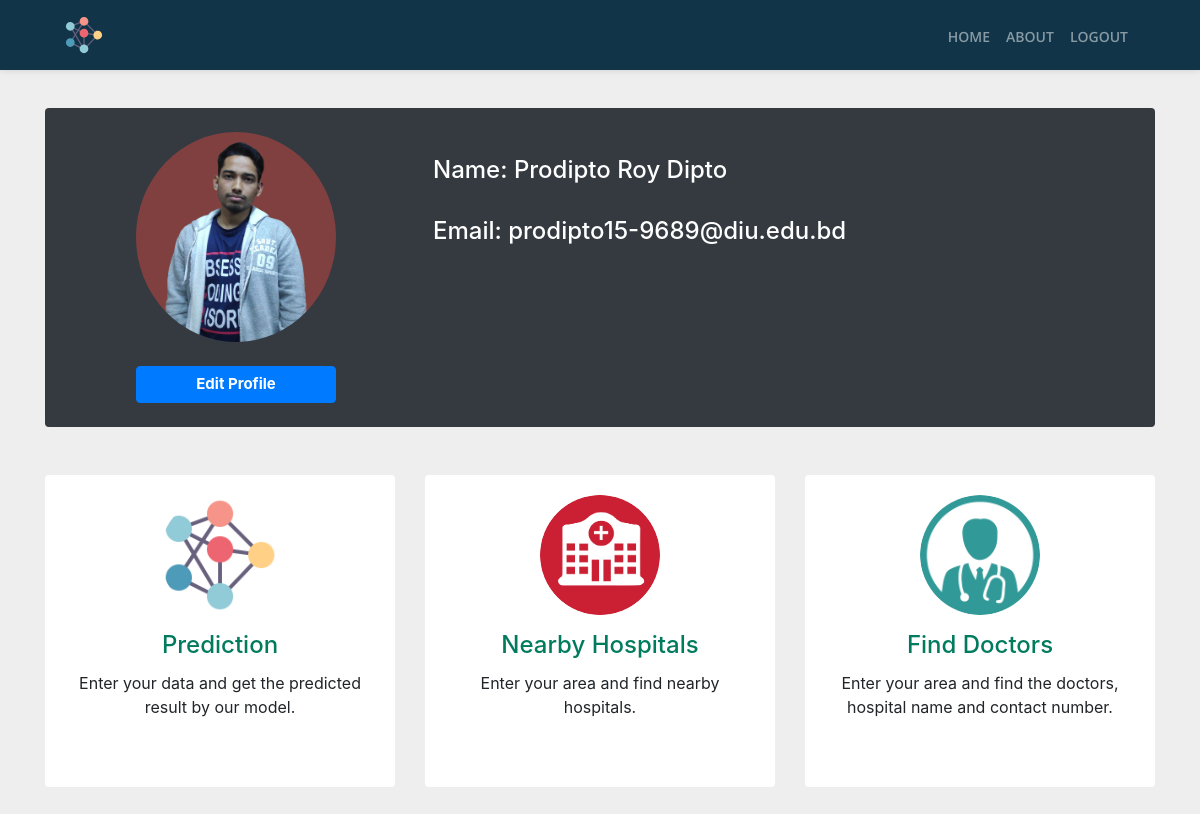
The page /templates/profile.php (signed in) on the database its author committed.
### tables this page shows
CREATE TABLE `users` (
  `name` varchar(200) NOT NULL,
  `email` varchar(200) NOT NULL,
  `password` varchar(200) NOT NULL,
  `image` varchar(200) NOT NULL
);

### templates/session.php (called while the page is built, shortened)
<?php
    include ("conn.php");
    $userprofile = $_SESSION['email'];
    $q = "SELECT * FROM users WHERE email='$userprofile'";
    $data = mysqli_query($conn,$q);
    $result = mysqli_fetch_assoc($data);

### templates/profile.php (the view, shortened to what this page needs)
<?php
include 'session.php';
?>
<!DOCTYPE html>
<html lang="en">
<head>
    <link rel="stylesheet" href="https://stackpath.bootstrapcdn.com/bootstrap/4.5.0/css/bootstrap.min.css">
    <link rel="stylesheet" href="profileStyle.css">
    <link href="../styles/css/fontawesome-all.css" rel="stylesheet">
    <link href="../styles/css/swiper.css" rel="stylesheet">
    <link href="../styles/css/magnific-popup.css" rel="stylesheet">
    <link href="../styles/css/bootstrap.css" rel="stylesheet">
    <link href="//maxcdn.bootstrapcdn.com/bootstrap/4.0.0/css/bootstrap.min.css" rel="stylesheet" id="bootstrap-css">
</head>
<body data-spy="scroll" data-target=".fixed-top" style="background-color: #17a2b8">
    <nav class="navbar navbar-expand-md navbar-dark navbar-custom fixed-top">
        <a class="navbar-brand logo-image ml-5" href="../index.php"><img src="logo.svg" style="width: 40px; height: 40px;" alt="alternative"></a>
        <div class="collapse navbar-collapse mr-5" id="navbarsExampleDefault">
            <ul class="navbar-nav ml-auto">
                <li class="nav-item">
                    <a class="nav-link page-scroll" href="../index.php">HOME <span class="sr-only">(current)</span></a>
                </li>
                <li class="nav-item">
                    <a class="nav-link page-scroll" href="#contact">ABOUT</a>
                </li>
                <li class="nav-item">
                    <a class="nav-link page-scroll" href="logout.php">LOGOUT</a>
                </li>
            </ul>
        </div>
    </nav>
    <?php
    $get_data = "SELECT * FROM users";
    $run_data = mysqli_query($conn, $get_data);
    while ($row = mysqli_fetch_array($run_data)) {
        $image = $row['image'];
    }
    ?>
    <section id="team" class="pb-5">
        <div class="container">
            <br><br>
            <div class="row">
                <div class="col-xs-12 col-sm-12 col-md-12 col-lg-12">
                    <div class="card p-4 bg-dark text-white">
                        <div class="row">
                            <div class="col-lg-4 text-center">
                                <img class="m-auto d-block img-fluid rounded-circle" src="userimages/<?php echo $image; ?>" alt="card image" style="width: 200px; height: 210px;">
                                <br>
                                <button class="submit btn btn-primary" type="button" data-toggle='modal' data-target='#myModal' style="width: 200px; font-size:15px;font-weight:bold;">Edit Profile</button>
                            </div>
                            <div class="col-lg-6">
                                <br>
                                <h4>Name: <?php echo $result['name'] ?></h4>
                                <br>
                                <h4>Email: <?php echo $result['email'] ?></h4>
                            </div>
                        </div>
                    </div>
                </div>
            </div>
            <br><br>
            <div class="row">
                <div class="col-xs-12 col-sm-6 col-md-6 col-lg-4">
                    <div class="image-flip">
                        <div class="mainflip flip-0">
                            <div class="frontside">
                                <div class="card">
                                    <div class="card-body text-center">
                                        <p><img class=" img-fluid" src="icons/neural.png"></p>
                                        <h4 class="card-title">Prediction</h4>
                                        <p class="card-text">Enter your data and get the predicted result by our model.</p>
                                    </div>
                                </div>
                            </div>
                            <div class="backside">
                                <div class="card">
                                    <div class="card-body text-center mt-4">
                                        <h4 class="card-title">Prediction</h4>
                                        <p class="card-text">Enter your data and get the predicted result by our model.</p>
                                        <button class="submit btn btn-primary" type="button" onclick="location.href='prediction.php'" style="width: 200px; font-size:15px;font-weight:bold;">Predict</button>
                                    </div>
                                </div>
                            </div>
                            <br>
                        </div>
                    </div>
                </div>
                <div class="col-xs-12 col-sm-6 col-md-6 col-lg-4">
                    <div class="image-flip" ontouchstart="this.classList.toggle('hover');">
                        <div class="mainflip">
                            <div class="frontside">
                                <div class="card">
                                    <div class="card-body text-center">
                                        <p><img class=" img-fluid" src="icons/hospital.png" alt="card image"></p>
                                        <h4 class="card-title">Nearby Hospitals</h4>
                                        <p class="card-text">Enter your area and find nearby hospitals.</p>
                                    </div>
                                </div>
                            </div>
                            <div class="backside">
                                <div class="card">
                                    <div class="card-body text-center mt-4">
                                        <h4 class="card-title">Nearby Hospitals</h4>
                                        <p class="card-text">Enter your area and find nearby hospitals.</p>
                                        <button class="submit btn btn-primary" type="button" onclick="location.href='hospital.php'" style="width: 200px; font-size:15px;font-weight:bold;">Nearby Hospitals</button>
                                    </div>
                                </div>
                            </div>
                        </div>
                    </div>
                </div>
                <div class="col-xs-12 col-sm-12 col-md-6 col-lg-4">
                    <div class="image-flip" ontouchstart="this.classList.toggle('hover');">
                        <div class="mainflip">
                            <div class="frontside">
                                <div class="card">
                                    <div class="card-body text-center">
                                        <p><img class=" img-fluid" src="icons/doctor.png" alt="card image"></p>
                                        <h4 class="card-title">Find Doctors</h4>
                                        <p class="card-text">Enter your area and find the doctors, hospital name and contact number.</p>
                                    </div>
                                </div>
                            </div>
                            <div class="backside">
                                <div class="card">
                                    <div class="card-body text-center mt-4">
                                        <h4 class="card-title">Find Doctors</h4>
                                        <p class="card-text">Enter your area and find the doctors, hospital name and contact number.</p>
                                        <button class="submit btn btn-primary" type="button" onclick="location.href='doctor.php'" style="width: 200px; font-size:15px;font-weight:bold;">Find Doctors</button>
                                    </div>
                                </div>
                            </div>
                            <br>
                        </div>
                    </div>
                </div>
            </div>
        </div>
    </section>
</body>
</html>

### templates/profileStyle.css (style rules this page uses)
.navbar-custom { padding-top: 0.375rem; padding-bottom: 0.375rem; background-color: #113448; box-shadow: 0 0.0625rem 0.375rem 0 rgba(0, 0, 0, 0.1); font: 600 0.875rem/0.875rem "Open Sans", sans-serif; transition: all 0.2s; }
.navbar-custom .navbar-brand { font-size: 0; }
.navbar-custom .navbar-brand.logo-image img { width: 7.0625rem; height: 2rem; -webkit-backface-visibility: hidden; }
.navbar-custom .navbar-nav { margin-top: 0.75rem; margin-bottom: 0.5rem; }
.navbar-custom .nav-item .nav-link { padding: 0.625rem 0.75rem 0.625rem 0.75rem; color: #fff; text-decoration: none; transition: all 0.2s ease; }
body { margin: 0; padding: 0; background-color: #17a2b8; height: 100vh; }
#team { background: #eee !important; }
.btn-primary { color: #fff; background-color: #007b5e; border-color: #007b5e; }
section { padding: 60px 0; }
#team .card { border: none; background: #ffffff; }
.mainflip { -webkit-transition: 1s; -webkit-transform-style: preserve-3d; -ms-transition: 1s; -moz-transition: 1s; -moz-transform: perspective(1000px); -moz-transform-style: preserve-3d; -ms-transform-style: preserve-3d; transition: 1s; transform-style: preserve-3d; position: relative; }
.frontside { position: relative; -webkit-transform: rotateY(0deg); -ms-transform: rotateY(0deg); z-index: 2; margin-bottom: 30px; }
.backside { position: absolute; top: 0; left: 0; background: white; -webkit-transform: rotateY(-180deg); -moz-transform: rotateY(-180deg); -o-transform: rotateY(-180deg); -ms-transform: rotateY(-180deg); transform: rotateY(-180deg); -webkit-box-shadow: 5px 7px 9px -4px rgb(158, 158, 158); -moz-box-shadow: 5px 7px 9px -4px rgb(158, 158, 158); box-shadow: 5px 7px 9px -4px rgb(158, 158, 158); }
.frontside, .backside { -webkit-backface-visibility: hidden; -moz-backface-visibility: hidden; -ms-backface-visibility: hidden; backface-visibility: hidden; -webkit-transition: 1s; -webkit-transform-style: preserve-3d; -moz-transition: 1s; -moz-transform-style: preserve-3d; -o-transition: 1s; -o-transform-style: preserve-3d; -ms-transition: 1s; -ms-transform-style: preserve-3d; transition: 1s; transform-style: preserve-3d; }
.frontside .card, .backside .card { min-height: 312px; }
.frontside .card .card-title, .backside .card .card-title { color: #007b5e !important; }
.frontside .card .card-body img { width: 120px; height: 120px; border-radius: 50%; }

### rows shown on the page
users: image (picture), name "Prodipto Roy Dipto", email "prodipto15-9689@diu.edu.bd"
